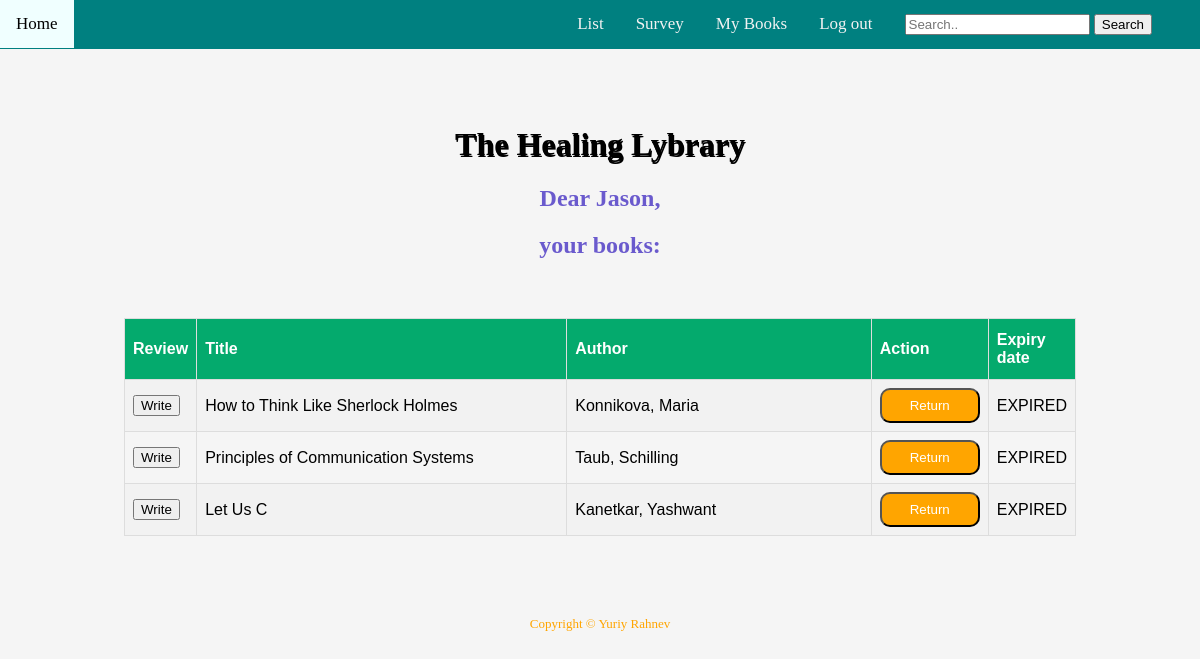
Page /mybooks (signed in) on the committed database.
### tables this page shows
CREATE TABLE 'users' (id INTEGER PRIMARY KEY, username TEXT NOT NULL,'hash' TEXT NOT NULL, 'points' INTEGER);

CREATE TABLE 'archive' (
  "Title" TEXT,
  "Author" TEXT,
  "Genre" TEXT,
  "Height" TEXT,
  "Publisher" TEXT
, 'points' INTEGER, 'status' text, 'id_user' INTEGER,'return' text, 'datetime' INTEGER, 'id'  INTEGER PRIMARY KEY NOT NULL  );

### application.py (the view)
@app.route('/mybooks', methods=["GET","POST"])
@login_required
def mybooks():
    db.execute("UPDATE archive SET return = 'EXPIRED' WHERE id_user = ? AND datetime < strftime('%s','now')", session['user_id'])
    mybooks = db.execute("SELECT * FROM archive WHERE id_user = ?", session['user_id'])
    name = db.execute("SELECT username FROM users WHERE id = ?", session['user_id'])[0]['username']
    return render_template('mybooks.html', mybooks = mybooks, name = name)

### helpers.py (called while the page is built)
def login_required(f):
    @wraps(f)
    def decorated_function(*args, **kwargs):
        if session.get("user_id") is None:
            return redirect("/login")
        return f(*args, **kwargs)
    return decorated_function

### templates/mybooks.html (shortened to what this page needs)
{% extends "layout.html" %}
{% block body %}
    <h2 style="color:SlateBlue;">Dear {{name}},</h2>
    <h2 id="greet" style="color:SlateBlue;">your books: </h2>
    {% if mybooks %}
        <table id = "customers" style="text-align: left; margin-top: 5%;">
            <tr>
        <th>Review</th>
        <th style="width:600px;">Title</th>
        <th style="width:500px;">Author</th>
        <th>Action</th>
        <th>Expiry date</th>
            </tr>
            {% for book in mybooks %}
            <tr>
            <td><form action='/feedback' method = 'post'><button name='name' value="{{book.id}}" class="buton" type="submit">Write</button></form></td>
            <td>{{book.Title}}</td>
            <td>{{book.Author}}</td>
            <td><form action='/returning' method='post'><button style="color:white; background-color:orange; height:35px; width:100px;border-radius:10px;" class="button" value="{{book.id}}" name='id' type="submit">Return</button></form></td>
            <td id = "return">{{book.return}}</td>
            {% endfor %}
        </table>
    {% else %}
        <script>
            document.getElementById("greet").innerHTML = "you haven't got any books."
        </script>
    {% endif %}
{% endblock %}

### static/styles.css (style rules this page uses)
body { background-color: WhiteSmoke; margin:0; }
#customers { font-family: Arial, Helvetica, sans-serif; border-collapse: collapse; width: 100%; table-layout: auto; margin-left:auto; margin-right:auto; }
#customers td, #customers th { border: 1px solid #ddd; padding: 8px; }
#customers tr:nth-child(even) { background-color: #f2f2f2; }
#customers th { padding-top: 12px; padding-bottom: 12px; text-align: left; background-color: #04AA6D; color: white; }

### templates/mybooks.html (style rules this page uses)
#customers { width: 80%; }

### rows in the picture
users: username "Jason"
archive: {{ book.id }} 10 (drawn), Title "How to Think Like Sherlock Holmes", Author "Konnikova, Maria", return "EXPIRED"
archive: {{ book.id }} 62 (drawn), Title "Principles of Communication Systems", Author "Taub, Schilling", return "EXPIRED"
archive: {{ book.id }} 63 (drawn), Title "Let Us C", Author "Kanetkar, Yashwant", return "EXPIRED"
